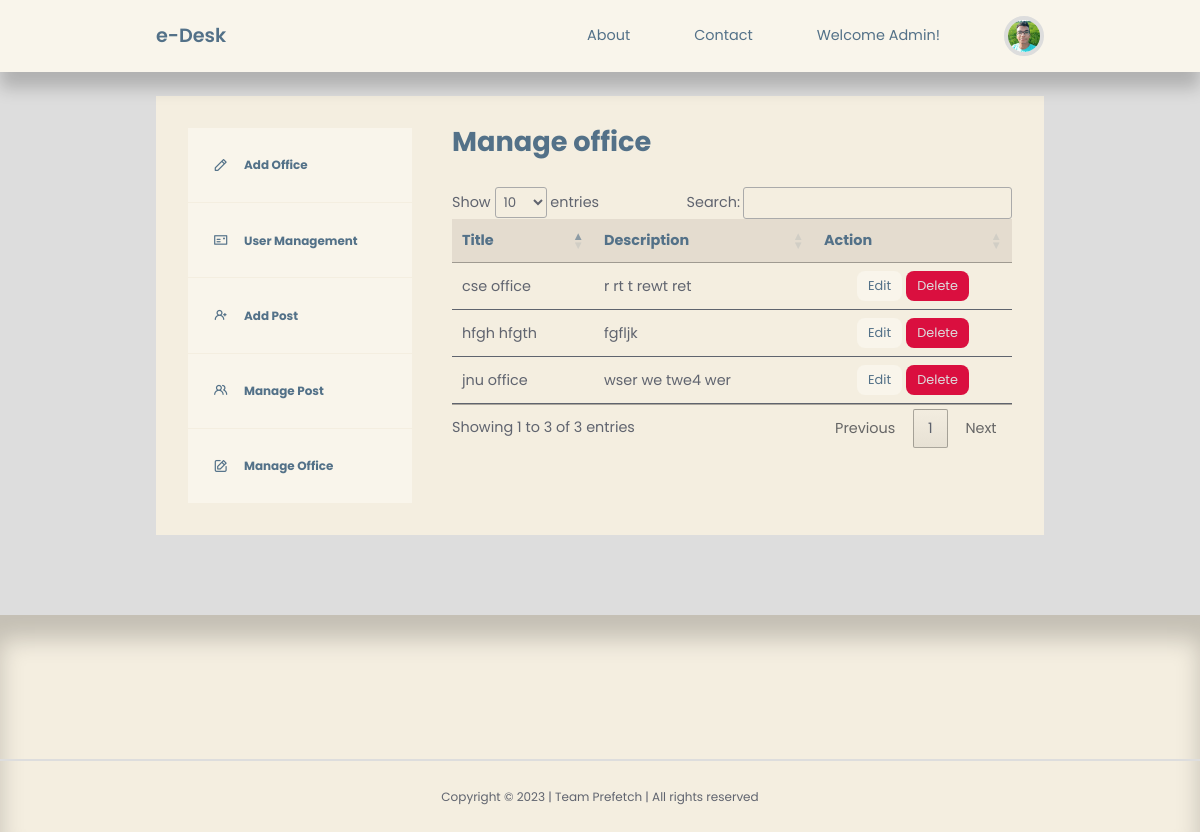
The page /admin/admin-manage-office.php on the database as committed earlier.
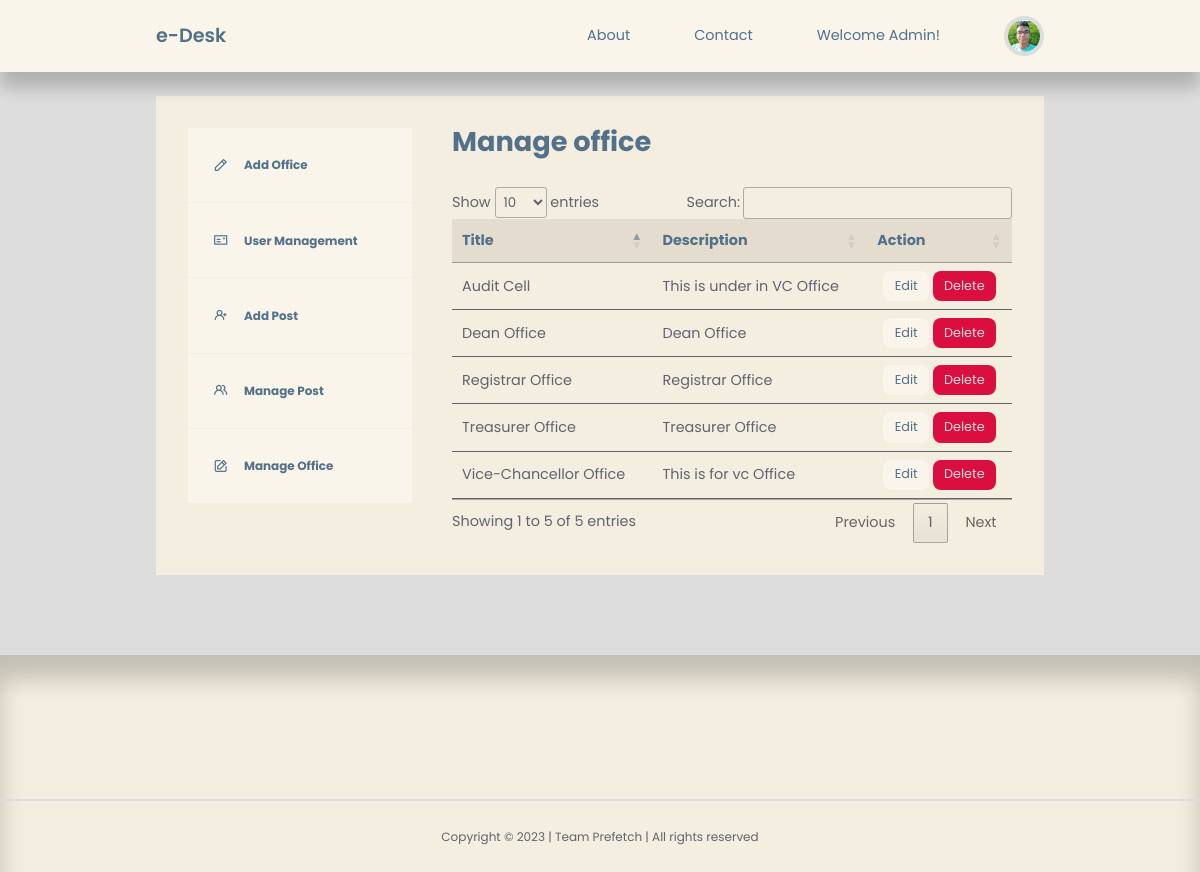
The same page on the database as committed later.
### tables this page shows
CREATE TABLE `adminaddoffice` (
  `id` int(20) NOT NULL,
  `title` varchar(255) NOT NULL,
  `description` varchar(255) NOT NULL
);

### admin/admin-manage-office.php (the view, shortened to what this page needs)
<?php
include 'partials/header.php';
$query = "SELECT * FROM adminaddoffice";
$offices = mysqli_query($connection, $query);
?>
<section class="dashboard">
    <div class="container dashboard__container">
        <aside>
            <ul>
                <li>
                    <a href="admin-add-office.php"><i class="uil uil-pen"></i>
                        <h5>Add Office</h5>
                    </a>
                </li>
                <li>
                    <a href="admin-user-management.php"><i class="uil uil-postcard"></i>
                        <h5>User Management</h5>
                    </a>
                </li>
                <li>
                    <a href="admin-add-post.php"><i class="uil uil-user-plus"></i>
                        <h5>Add Post</h5>
                    </a>
                </li>
                <li>
                    <a href="admin-manage-post.php"><i class="uil uil-users-alt"></i>
                        <h5>Manage Post</h5>
                    </a>
                </li>
                <li>
                    <a href="admin-manage-office.php"><i class="uil uil-edit"></i>
                        <h5>Manage Office</h5>
                    </a>
                </li>
            </ul>
        </aside>
        <main>
            <h2>Manage office</h2>
            <table id='table'>
                <thead>
                    <tr align="center">
                        <th>Title</th>
                        <th>Description</th>
                        <th>Action</th>
                    </tr>
                </thead>
                <tbody>
                    <?php while ($office = mysqli_fetch_assoc($offices)) : ?>
                        <tr>
                            <td><?= $office['title'] ?></td>
                            <td><?= $office['description'] ?></td>
                            <td align="center"><a href="<?= ROOT_URL ?>admin/edit-office.php?id=<?= $office['id'] ?>" class="btn sm">Edit</a> <a href="<?= ROOT_URL ?>admin/delete-user-logic.php?id=<?= $office['id'] ?>" class="btn sm danger">Delete</a></td>
                        </tr>
                    <?php endwhile ?>
                </tbody>
            </table>
        </main>
    </div>
</section>
<?php
include '../partials/footer.php';
?>

Rows that differ between the two databases and show on the page:
removed adminaddoffice: title "hfgh hfgth", description "fgfljk"
removed adminaddoffice: title "cse office", description "r rt t rewt ret"
removed adminaddoffice: title "jnu office", description "wser we twe4 wer"
added adminaddoffice: title "Vice-Chancellor Office", description "This is for vc Office"
added adminaddoffice: title "Audit Cell", description "This is under in VC Office"
added adminaddoffice: title "Treasurer Office", description "Treasurer Office"
added adminaddoffice: title "Dean Office", description "Dean Office"
added adminaddoffice: title "Registrar Office", description "Registrar Office"
Other text that changed with them:
text written by a page script: "Show entries Search: Showing 1 to 3 of 3 entries Previous 1 Next" → "Show entries Search: Showing 1 to 5 of 5 entries Previous 1 Next"
